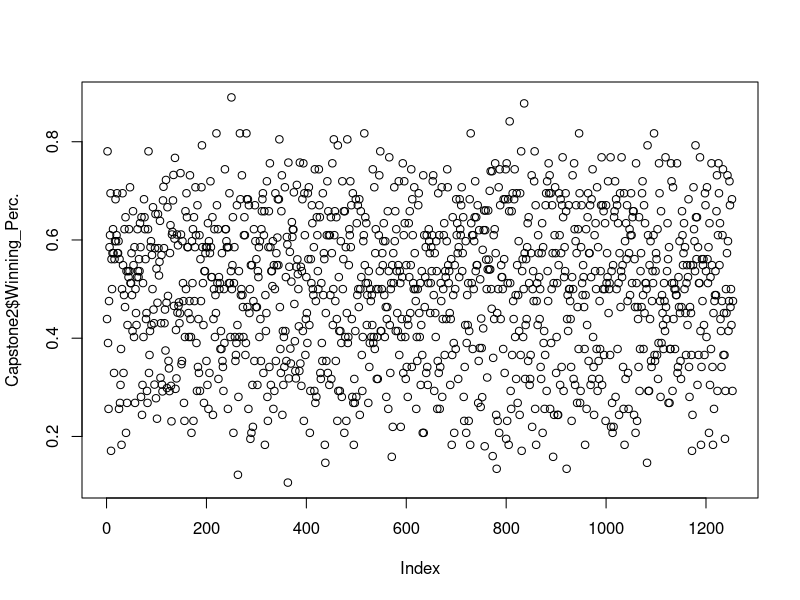

Recreate this plot in R.
#install packages
install.packages("tidyverse")
install.packages("ggplot2")
install.packages("dplyr")

#load installed packages
library(tidyverse)
library(ggplot2)
library(dplyr)

#read in dataset and inspect it
Capstone <- read.csv("Capstone(Stats).csv") #load in data
view(Capstone)                              #view dataset
str(Capstone)                               #list variables for future transformations

#create four_factors dataset
four_factors <- Capstone |> 
  select(League, Season, Team, G, FG, X3P, FGA, TOV, FTA, ORB, DRB, ORB.All., DRB.All.,FG.All.,X3P.All.,FGA.All.,FTA.All.,FT.All., TOV.All., FT, Wins, Losses) |> #select relevant columns
  mutate(eFG = ((FG + 0.5 * X3P)/FGA)) |> #create effective field goal percentage column
  mutate(eFG.All. = ((FG.All. + 0.5 * X3P.All.)/FGA.All.)) |> #create effective field goal percentage allowed column
  mutate(TOV_Perc. = ((100 * TOV)/(FGA + (.44 * FTA) + TOV))) |>  #create turnover percentage column
  mutate(TOV_Perc.All. = ((100 * TOV.All.)/(FGA.All. + (.44 * FTA.All.) + TOV.All.))) |>  #create turnover percentage allowed column
  mutate(ORB_Perc. = ((ORB)/(ORB+DRB.All.))) |> #create offensive rebounding percentage column
  mutate(DRB_Perc. = (100 * DRB/(DRB+ORB.All.))) |> #create defensive rebounding percentage column
  mutate(FTFactor = FT/FGA) |>  #create free throw factor column
  mutate(FTFactor.All. = FT.All./FGA.All.)  #create free throw factor allowed column

view(four_factors)  #view transformed dataset

#create subsets
since_warriors <- four_factors |> 
  filter(Season >= 2015)

before_warriors <- four_factors |> 
  filter(Season < 2015)

since_defense <- four_factors |> 
  filter(Season >= 2005)

before_defense <- four_factors |> 
  filter(Season < 2005)

#create correlation matrices for each dataset
V = cbind(four_factors$eFG, four_factors$eFG.All., four_factors$TOV_Perc., four_factors$TOV_Perc.All., four_factors$ORB_Perc., four_factors$DRB_Perc., four_factors$FTFactor, four_factors$FTFactor.All.)

W = cbind(since_warriors$eFG, since_warriors$eFG.All., since_warriors$TOV_Perc., since_warriors$TOV_Perc.All., since_warriors$ORB_Perc., since_warriors$DRB_Perc., since_warriors$FTFactor, since_warriors$FTFactor.All.)

X = cbind(before_warriors$eFG, before_warriors$eFG.All., before_warriors$TOV_Perc., before_warriors$TOV_Perc.All., before_warriors$ORB_Perc., before_warriors$DRB_Perc., before_warriors$FTFactor, before_warriors$FTFactor.All.)

Y = cbind(since_defense$eFG, since_defense$eFG.All., since_defense$TOV_Perc., since_defense$TOV_Perc.All., since_defense$ORB_Perc., since_defense$DRB_Perc., since_defense$FTFactor, since_defense$FTFactor.All.)

Z = cbind(before_defense$eFG, before_defense$eFG.All., before_defense$TOV_Perc., before_defense$TOV_Perc.All., before_defense$ORB_Perc., before_defense$DRB_Perc., before_defense$FTFactor, before_defense$FTFactor.All.)

#view correlation matrices
cor(V)
cor(W)
cor(X)
cor(Y)
cor(Z)

#create new dataset to view distribution of winning percentage
Capstone2 <- Capstone |> 
  mutate(Winning_Perc. = Wins/(Wins+Losses))

#create plot to view distribution of winning percentage
plot(Capstone2$Winning_Perc.)
